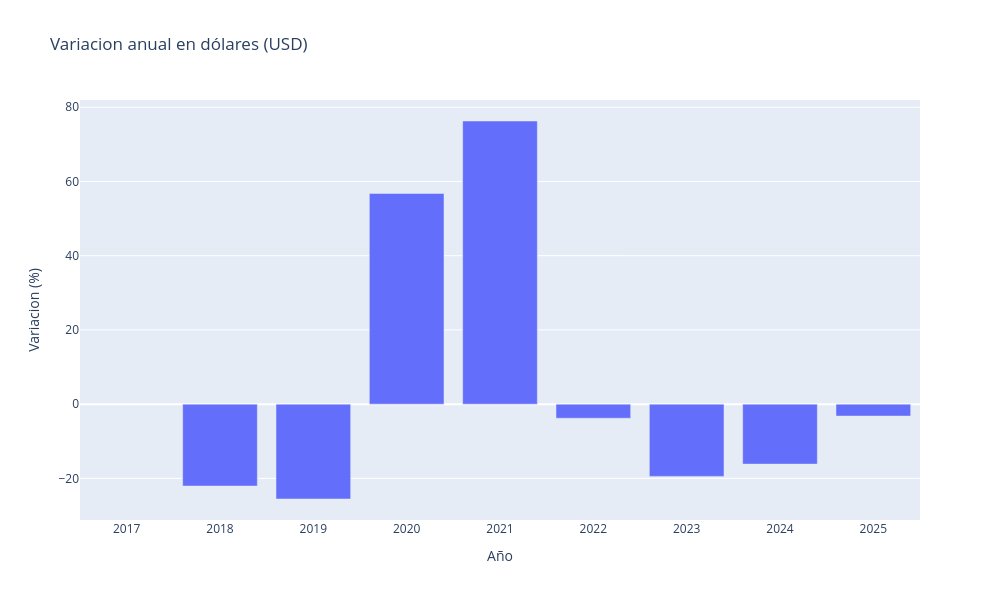

The notebook cell saved with this chart:
### Code cell
fig = px.bar(
    df_inflacion,
    x="year",
    y="growth_usd",
    title="Variacion anual en dólares (USD)",
    labels={
        "year": "Año",
        "growth_usd": "Variacion (%)"
    },
    width=1000,   
    height=600
)

fig.show()

### Figure 1 — Plotly figure (JSON) as saved in the notebook; plotly's stock layout.template omitted (floating-point values rounded to 4 significant figures)
{"data": [{"hovertemplate": "Año=%{x}<br>Variacion (%)=%{y}<extra></extra>", "legendgroup": "", "marker": {"color": "#636efa", "pattern": {"shape": ""}}, "name": "", "orientation": "v", "showlegend": false, "textposition": "auto", "type": "bar", "x": [2017, 2018, 2019, 2020, 2021, 2022, 2023, 2024, 2025], "xaxis": "x", "y": [NaN, -22.06, -25.55, 56.76, 76.28, -3.791, -19.45, -16.15, -3.213], "yaxis": "y"}], "layout": {"barmode": "relative", "height": 600, "legend": {"tracegroupgap": 0}, "title": {"text": "Variacion anual en dólares (USD)"}, "width": 1000, "xaxis": {"anchor": "y", "domain": [0, 1], "title": {"text": "Año"}}, "yaxis": {"anchor": "x", "domain": [0, 1], "title": {"text": "Variacion (%)"}}}}
